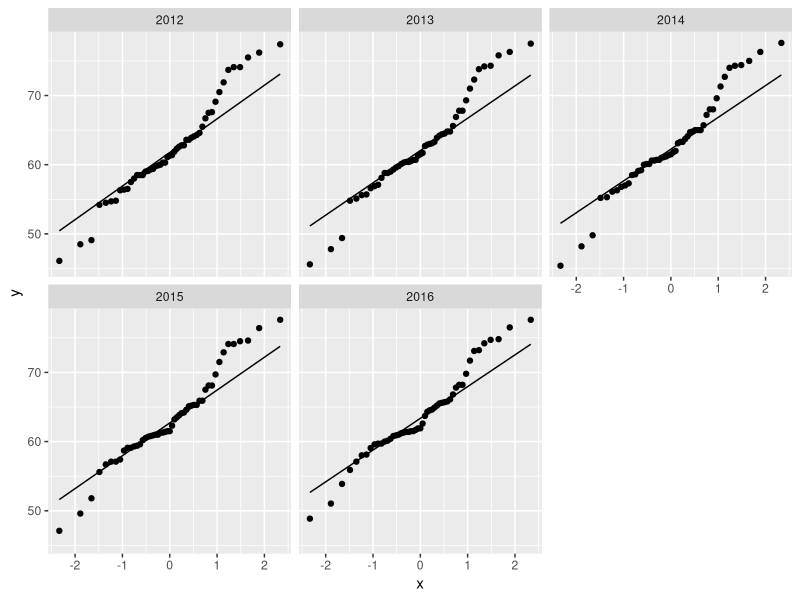
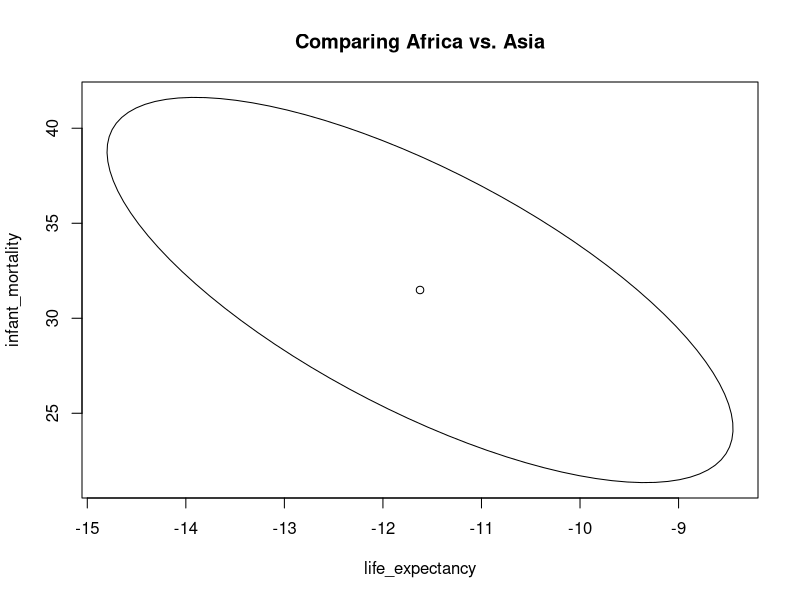
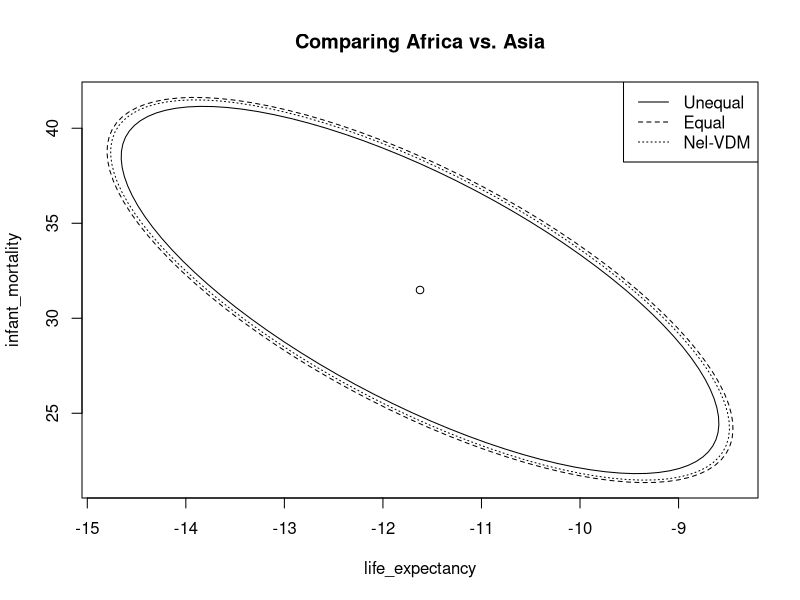

The R source for these figures, in order:
## ---- chunk 1
knitr::opts_chunk$set(cache=TRUE)
## ---- chunk 2
library(tidyverse)
library(dslabs)

dataset <- gapminder %>% 
  filter(year %in% 2012:2016, 
         continent == "Africa") %>% 
  select(year, country, life_expectancy)
## ---- chunk 3
# QQ-plots to assess normality
dataset %>% 
  ggplot(aes(sample = life_expectancy)) + 
  stat_qq() + stat_qq_line() + 
  facet_wrap(~year)
## ---- chunk 4
C <- matrix(c(1, -1, 0, 0, 0,
              1, 0, -1, 0, 0,
              1, 0, 0, -1, 0,
              1, 0, 0, 0, -1),
            ncol = 5, byrow = TRUE)
C
## ---- chunk 5
# Transform data into wide format
dataset <- dataset %>% 
  spread(year, life_expectancy)

head(dataset)
## ---- chunk 6
# Compute test statistic
dataset <- dataset %>% 
  select(-country) %>% 
  as.matrix()
n <- nrow(dataset); p <- ncol(dataset)

mu_hat <- colMeans(dataset)
mu_hat
## ---- chunk 7
Sn <- cov(dataset)
test_statistic <- n * t(C %*% mu_hat) %*% 
  solve(C %*% Sn %*% t(C)) %*% (C %*% mu_hat)

const <- (n - 1)*(p - 1)/(n - p + 1)
critical_val <- const * qf(0.95, df1 = p - 1,
                           df2 = n - p + 1)

drop(test_statistic) > critical_val
## ---- chunk 8
alpha <- 0.05
mu_contr <- C %*% mu_hat
sample_cov <- diag(C %*% Sn %*% t(C))

mu_contr
## ---- chunk 9
# Simultaneous CIs
simul_ci <- cbind(mu_contr - sqrt(critical_val*
                                    sample_cov/n),
                  mu_contr + sqrt(critical_val*
                                    sample_cov/n))
## ---- chunk 10
# Bonferroni adjustment
bonf_ci <- cbind(mu_contr - qt(1-0.5*alpha/(p-1), 
                               n - 1) *
                   sqrt(sample_cov/n),
                 mu_contr + qt(1-0.5*alpha/(p-1), 
                               n - 1) *
                   sqrt(sample_cov/n))
## ---- chunk 11
simul_ci
bonf_ci
## ---- chunk 12
dataset1 <- gapminder %>% 
  filter(year == 2012, 
         continent == "Africa",
         !is.na(infant_mortality)) %>% 
  select(life_expectancy, infant_mortality) %>% 
  as.matrix()
dim(dataset1)

dataset2 <- gapminder %>% 
  filter(year == 2012, 
         continent == "Asia",
         !is.na(infant_mortality)) %>% 
  select(life_expectancy, infant_mortality) %>% 
  as.matrix()
dim(dataset2)

n1 <- nrow(dataset1); n2 <- nrow(dataset2)
p <- ncol(dataset1)
## ---- chunk 13
(mu_hat1 <- colMeans(dataset1))
(mu_hat2 <- colMeans(dataset2))

(S1 <- cov(dataset1))
(S2 <- cov(dataset2))

# Even though it doesn't look reasonable
# We will assume equal covariance for now
## ---- chunk 14
mu_hat_diff <- mu_hat1 - mu_hat2

S_pool <- ((n1 - 1)*S1 + (n2 - 1)*S2)/(n1+n2-2)

test_statistic <- t(mu_hat_diff) %*% 
  solve((n1^-1 + n2^-1)*S_pool) %*% mu_hat_diff

const <- (n1 + n2 - 2)*p/(n1 + n2 - p - 2)
critical_val <- const * qf(0.95, df1 = p,
                           df2 = n1 + n2 - p - 2)

drop(test_statistic) > critical_val
## ---- chunk 15
R <- solve((n1^-1 + n2^-1)*S_pool)
transf <- chol(R)

# First create a circle of radius c
theta_vect <- seq(0, 2*pi, length.out = 100)
circle <- sqrt(critical_val) * cbind(cos(theta_vect), sin(theta_vect))
# Then turn into ellipse
ellipse1 <- circle %*% t(solve(transf)) + 
  matrix(mu_hat_diff, ncol = p, 
         nrow = nrow(circle), 
         byrow = TRUE)

plot(ellipse1, type = 'l',
     xlab = colnames(dataset1)[1],
     ylab = colnames(dataset1)[2],
     main = "Comparing Africa vs. Asia")
points(x = mu_hat_diff[1],
       y = mu_hat_diff[2])
## ---- chunk 16
test_statistic <- t(mu_hat_diff) %*% 
  solve(n1^-1*S1 + n2^-1*S2) %*% mu_hat_diff

critical_val <- qchisq(0.95, df = p)

drop(test_statistic) > critical_val
## ---- chunk 17
R <- solve(n1^-1*S1 + n2^-1*S2)
transf <- chol(R)

# First create a circle of radius c
theta_vect <- seq(0, 2*pi, length.out = 100)
circle <- sqrt(critical_val) * cbind(cos(theta_vect), sin(theta_vect))
# Then turn into ellipse
ellipse2 <- circle %*% t(solve(transf)) + 
  matrix(mu_hat_diff, ncol = p, 
         nrow = nrow(circle), 
         byrow = TRUE)
## ---- chunk 18
W1 <- S1 %*% solve(n1^-1*S1 + n2^-1*S2)/n1
W2 <- S2 %*% solve(n1^-1*S1 + n2^-1*S2)/n2

trace_square <- sum(diag(W1%*%W1))/n1 + 
  sum(diag(W2%*%W2))/n2
square_trace <- sum(diag(W1))^2/n1 + 
  sum(diag(W2))^2/n2

(nu <- (p + p^2)/(trace_square + square_trace))
## ---- chunk 19
const <- nu*p/(nu - p - 1)
critical_val <- const * qf(0.95, df1 = p,
                           df2 = nu - p - 1)

drop(test_statistic) > critical_val
## ---- chunk 20
# First create a circle of radius c
theta_vect <- seq(0, 2*pi, length.out = 100)
circle <- sqrt(critical_val) * cbind(cos(theta_vect), sin(theta_vect))
# Then turn into ellipse
ellipse3 <- circle %*% t(solve(transf)) + 
  matrix(mu_hat_diff, ncol = p, 
         nrow = nrow(circle), 
         byrow = TRUE)

xlim <- range(c(ellipse1[,1], 
                ellipse2[,1],
                ellipse3[,1]))
ylim <- range(c(ellipse1[,2], 
                ellipse2[,2],
                ellipse3[,2]))

plot(ellipse2, type = 'l',
     xlab = colnames(dataset1)[1],
     ylab = colnames(dataset1)[2],
     xlim = xlim, ylim = ylim,
     main = "Comparing Africa vs. Asia")
points(x = mu_hat_diff[1],
       y = mu_hat_diff[2])
lines(ellipse1, lty = 2)
lines(ellipse3, lty = 3)
legend('topright', legend = c("Unequal", "Equal", "Nel-VDM"), lty = 1:3)
